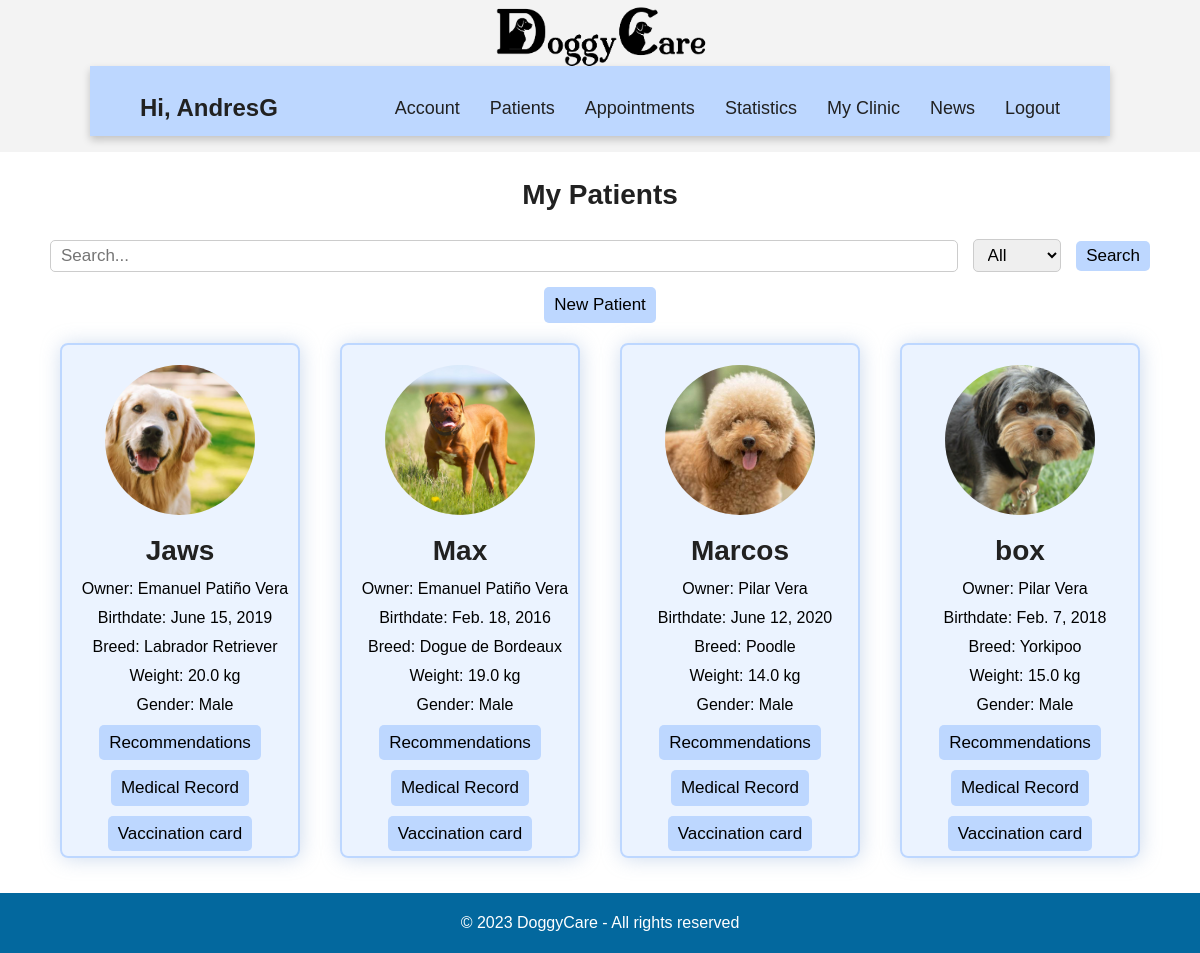
The page /vet/patients/ (signed in) on the database as committed earlier.
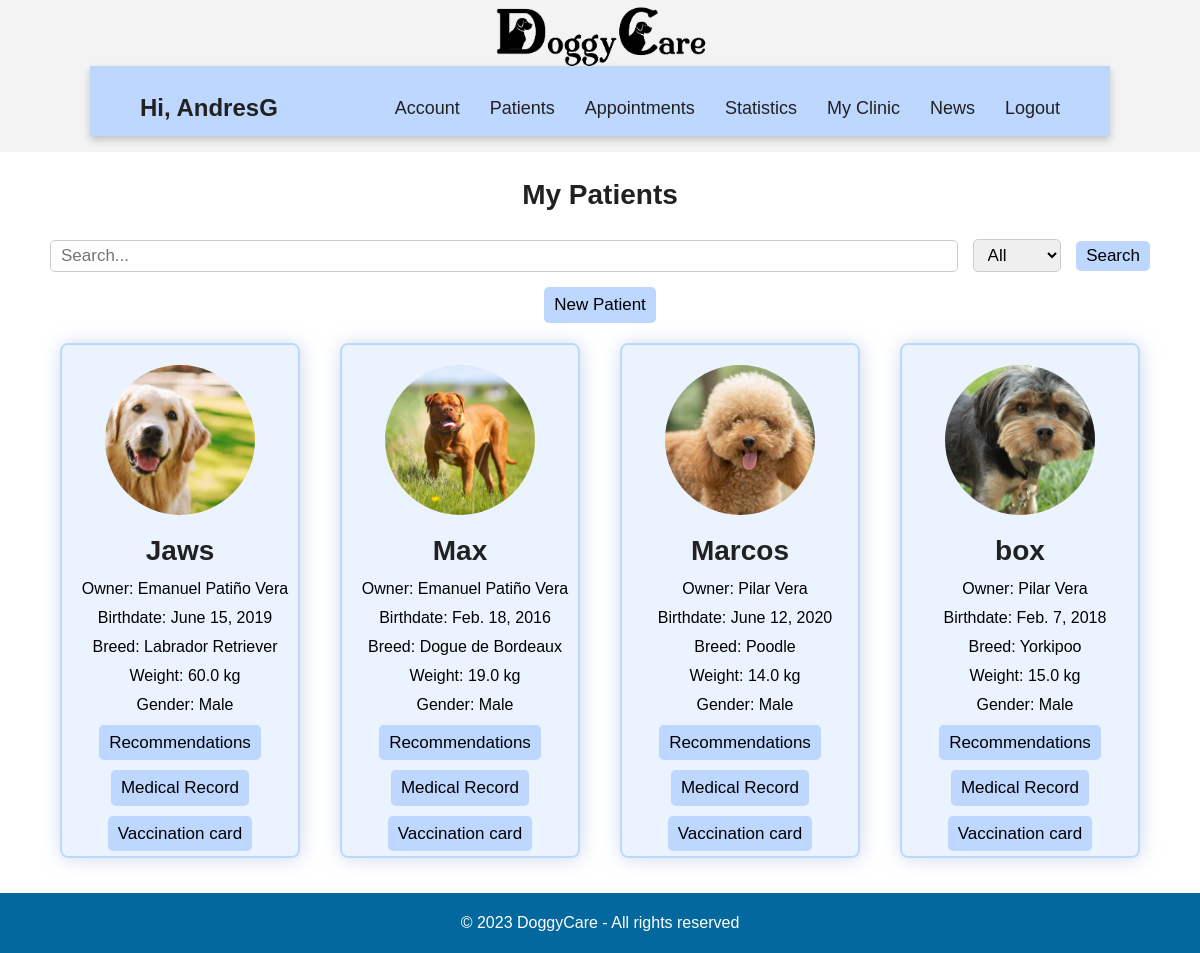
The same page on the database as committed later.
### vet/models.py (models this page shows, shortened)
class Dog(models.Model):
    GENDER_CHOICES = (
    ('Male', 'Male'),
    ('Female', 'Female'),
    )
    image= models.ImageField(upload_to='images/')
    id= models.AutoField(primary_key= True)
    owner= models.ForeignKey(Owner, on_delete=models.CASCADE)
    name= models.CharField(blank= False, max_length=20)
    breed= models.ForeignKey(breed, on_delete=models.CASCADE)
    birthdate= models.DateField(blank= False, validators=[validate_minor])
    weight= models.FloatField(blank= False)
    gender= models.CharField(blank= False, max_length=10, choices=GENDER_CHOICES)
    vaccination_card = models.ForeignKey(vaccination_card, on_delete=models.CASCADE,null=True,blank = True)
    vet= models.ForeignKey(Vet, on_delete=models.CASCADE)

class breed(models.Model):
    name= models.CharField(blank= False, max_length=40)
    def __str__(self):
        return self.name

### accounts/models.py (models this page shows, shortened)
class Owner(models.Model):
    user = models.OneToOneField(User, on_delete=models.CASCADE, primary_key=True, related_name='owner')
    identification = models.CharField(max_length=10, validators=[validate_numeric])
    name = models.CharField(max_length=50)
    birthdate = models.DateField(validators=[validate_age])
    telephone = models.CharField(max_length=50, validators=[validate_numeric])
    address = models.CharField(max_length=50)

### vet/views.py (the view, shortened to what this page needs)
# urls.py: path('patients/', views.patients, name='patients'),
@login_required
@vet_required
def patients(request):
    search_term = request.GET.get('searchTerm')
    filter_by = request.GET.get('filter')
    dogs = Dog.objects.filter(vet=request.user.vet)
    return render(request, 'patients.html', {'dogs': dogs})

### vet/templates/patients.html (shortened to what this page needs)
<!DOCTYPE html>
{% extends 'base.html' %}
{% load static %}
    {% block additional_styles %}
    <link rel="stylesheet" href="{% static 'css/vet/patients.css' %}">
    {% endblock additional_styles %}
        {% block content %}
        <div class= "title">
            <h2>My Patients</h2>
        </div>
        <form action="" class="search-bar">
            <input type="text" class="form-control" name="searchTerm" placeholder="Search...">
            <div class="search-filter">
                <select class="form-control" name="filter">
                    <option value="all">All</option>
                </select>
            </div>
            <button type="submit" class="btn btn-primary">Search</button>
        </form>
        <div class="new-patient">
            <a href="{% url 'dog_register' %}" class="btn">New Patient</a>
        </div>
        <div class="dog-list">
            {% for dog in dogs %}
            <div class="dog-card">
                <a href="{% url 'dog_profile' dog.id %}">
                    <img src="{{ dog.image.url }}" alt="Image">
                </a>
                <div class="card-content p-3 mx-2">
                    <h2>{{ dog.name }}</h2>
                    <p>Owner: {{ dog.owner.name }} </p>
                    <p>Birthdate: {{ dog.birthdate }} </p>
                    <p>Breed: {{ dog.breed }} </p>
                    <p>Weight: {{ dog.weight }} kg</p>
                    <p>Gender: {{ dog.gender }} </p>
                    <div class="card-button">
                        <a href="{% url 'recomendations' dog_id=dog.id %}" class="btn">Recommendations</a>
                        <a href="{% url 'medical_record' dog_id=dog.id %}" class="btn">Medical Record</a>
                        <a href="{% url 'vaccination_card' dog_id=dog.id  %}" class="btn">Vaccination card</a>
                    </div>
                </div>
            </div>
            {% endfor %}
        </div>
        {% endblock content %}

Rows that differ between the two databases and show on the page:
changed Dog "Jaws": weight "20.0" → "60.0"
